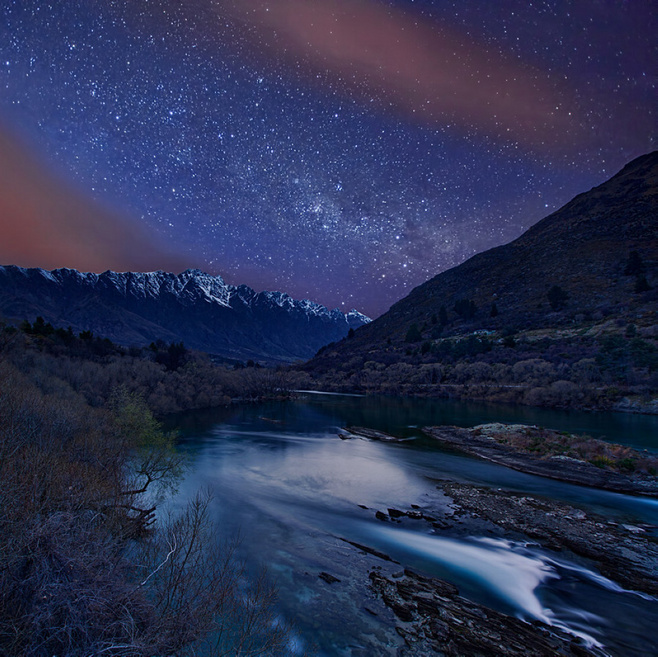
//> input picture 练习/取阀值测试/build/bin/1.jpg, 658 x 657 px
$ ./c   (built with g++ and OpenCV 4)
//> lines starting //> are read from the running program, lines starting //| are printed output that depends on the picture
#include<opencv2/opencv.hpp>
#include<iostream>
using namespace cv;
using namespace std;
int main(int agrc,char**agrv)
{
    Mat A=imread("1.jpg");
//> A is the input picture: 657 rows x 658 cols, CV_8UC3; mean B, G, R 81.6, 48.7, 41.4
    Mat C;
    Mat B=Mat::zeros(A.rows,A.cols,A.type());
    imshow("SHOW1",B);
    A=A>129;//A图取阀值大于120那部分
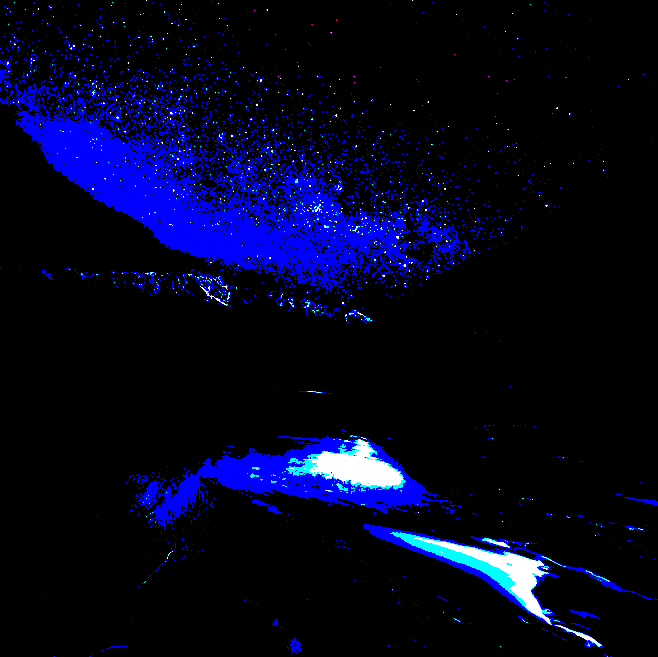
//> A: 657 rows x 658 cols, CV_8UC3; mean B, G, R 32.4, 5.1, 3.2
    imshow("SHOW2",A);
    addWeighted(A,0.5,B,0.3,0.0,C);
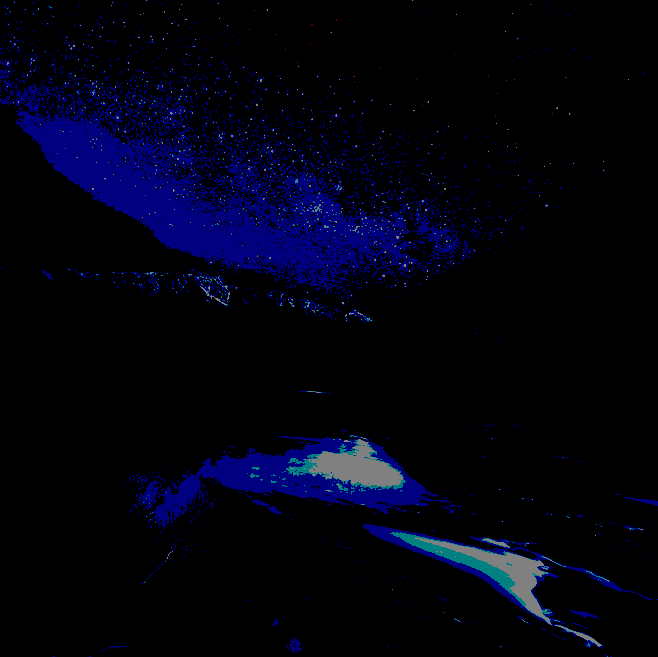
//> C: 657 rows x 658 cols, CV_8UC3; mean B, G, R 16.3, 2.5, 1.6
    imshow("SHOW3",C);
    waitKey(0);
}
